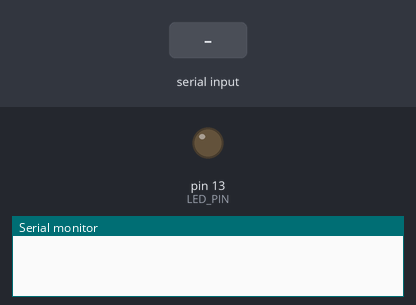
Recording of a sketch running on a simulated Arduino Uno, built with avr-gcc and run on an emulated ATmega328P. Shown: output pins drawn as LEDs (lit = HIGH), the last lines printed to the serial monitor. The inputs (shaded band) are chosen by the test bench.

Above: at 1.2 s.
1.3 s: "a" received over Serial
At 3.4 s:
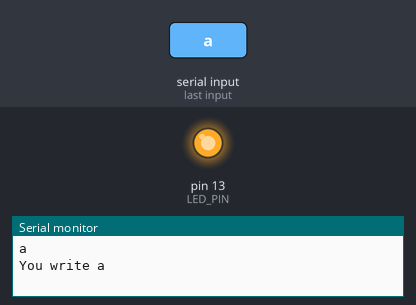
3.8 s: "z" received over Serial
At 5.3 s:
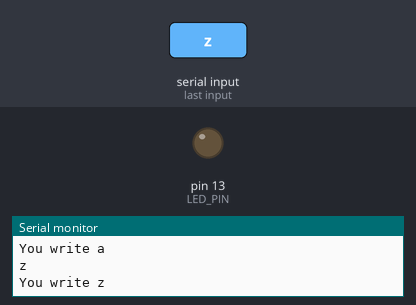
Timing chart, 0 to 6.8 s (numbered marks = the images above; inputs shaded):
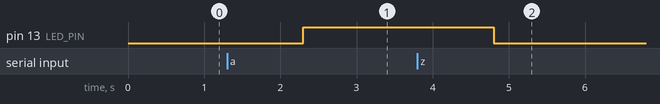

The sketch:

testSerialLed.ino
```cpp
int LED_PIN = 13;
String value;

void setup() {
  // put your setup code here, to run once:
  pinMode(LED_PIN, OUTPUT);
  Serial.begin(9600);
}

void loop() {
  // put your main code here, to run repeatedly:
  while (Serial.available() > 0) {
    value = Serial.readString();
    Serial.println(value);
    if(value == "a"){
      Serial.println("You write a");
      digitalWrite(LED_PIN, HIGH);
    }
    else if (value == "z"){
      Serial.println("You write z");
      digitalWrite(LED_PIN, LOW);
    }
  }

}
```

Measured:
- after the input at 1.3 s, pin 13 (LED_PIN): LOW → HIGH after 1.0 s
- after the input at 3.8 s, pin 13 (LED_PIN): HIGH → LOW after 1.0 s
